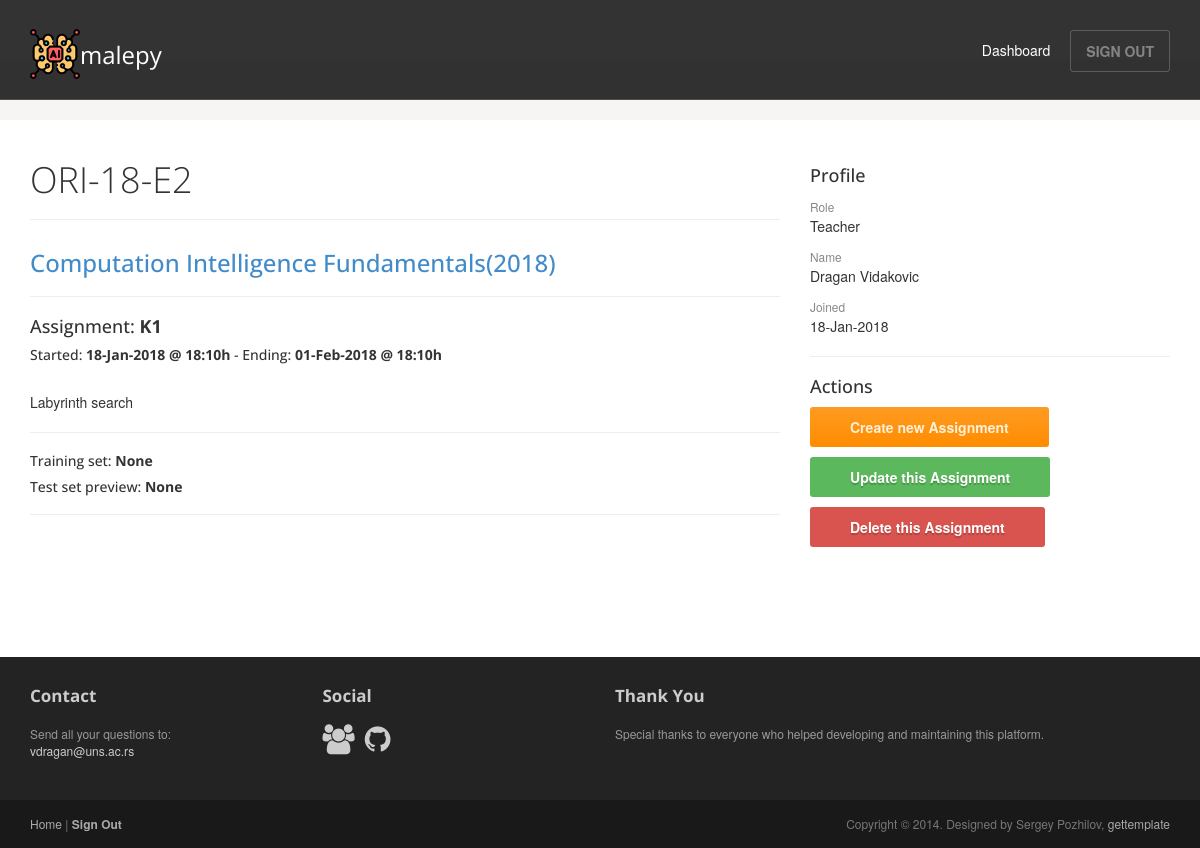
Page /assignment/2/ (signed in) on the earlier database version.
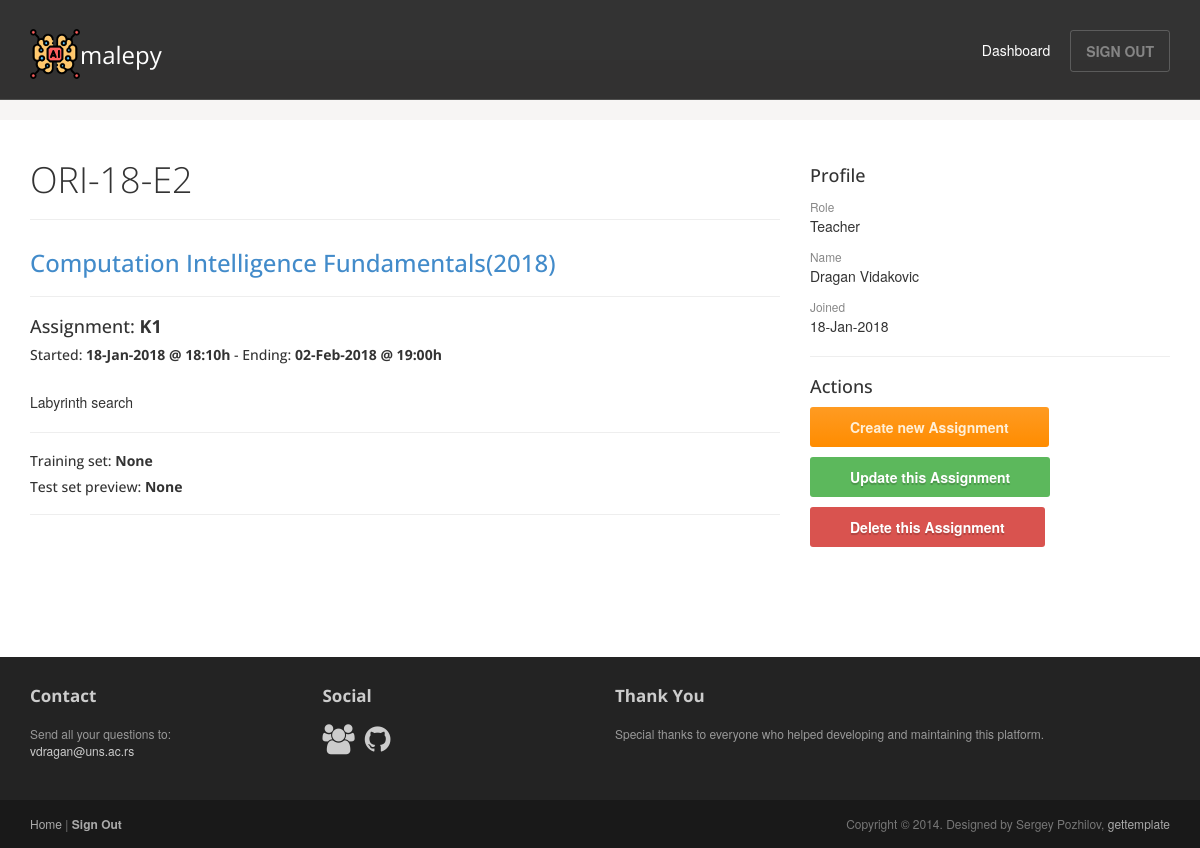
Same page on the later database version.
### malepy/models.py (models this page shows, shortened)
class Assignment(models.Model):
    name = models.CharField(max_length=100, null=True, blank=True)
    name_en = models.CharField(max_length=100, null=False, blank=False)
    description = models.CharField(max_length=2000, null=True, blank=True)
    description_en = models.CharField(max_length=2000, null=False, blank=False)
    training = models.CharField(max_length=200, null=True, blank=True)
    fake_testing = models.CharField(max_length=200, null=True, blank=True)
    testing = models.CharField(max_length=200, null=True, blank=True)
    starting = models.DateTimeField(null=True, blank=True)
    ending = models.DateTimeField(null=True, blank=True)
    folder = models.CharField(max_length=200, null=True, blank=True)
    course = models.ForeignKey(Course, on_delete=models.CASCADE, null=False, blank=False)

class Course(models.Model):
    name = models.CharField(max_length=50, null=False, blank=False)
    shortcut = models.CharField(max_length=10, null=False, blank=False)
    year = models.IntegerField(null=False, blank=False, validators=[MinValueValidator(0)])
    users = models.ManyToManyField(
        User,
        through='Enrollment',
    )

### malepy/views.py (the view)
# urls.py: url(r'^assignment/(?P<assignment_id>[0-9]+)/$', views.assignment, name='assignment'),
@login_required(login_url='/')
def assignment(request, assignment_id):
    this_assignment = get_object_or_404(Assignment, pk=assignment_id)
    context = {"assignment": this_assignment}
    return render(request, 'malepy/assignment.html', context=context)

### malepy/templates/malepy/assignment.html
{% extends "malepy/user_base.html" %}
{% block article %}
    <header class="page-header">
        <h1 class="page-title">{{ assignment.course.shortcut }}</h1>
    </header>
    <a href="{% url 'malepy:course' assignment.course.id %}"><h3>{{ assignment.course.name }}({{ assignment.course.year }})</h3></a>
    <hr>
    <h4>Assignment: <b>{{ assignment.name_en }}</b></h4>
    <h5>Started: <b>{{ assignment.starting|date:"d-M-Y @ H:i" }}h</b> - Ending: <b>{{ assignment.ending|date:"d-M-Y @ H:i" }}h</b></h5>
    <br>
    <p>{{ assignment.description_en }}</p>
    <hr>
    <h5>Training set: <b>{{ assignment.training }}</b></h5>
    <h5>Test set preview: <b>{{ assignment.fake_testing }}</b></h5>
    <hr>
{% endblock %}
{% block actions %}
    <hr>
    <h4>Actions</h4>
    <li><a href="{% url 'malepy:create_assignment_form' assignment.course.id %}"><button class="btn btn-action">Create new Assignment</button></a></li>
    <li><a href="{% url 'malepy:update_assignment_form' assignment.id %}"><button class="btn btn-success">Update this Assignment</button></a></li>
    <li><a href="{% url 'malepy:delete_assignment' assignment.id %}"><button class="btn btn-danger">Delete this Assignment</button></a></li>
{% endblock %}

Differences in the rows shown:
changed Assignment "Labyrinth search": ending "01-Feb-2018 @ 18:10" → "02-Feb-2018 @ 19:00"
